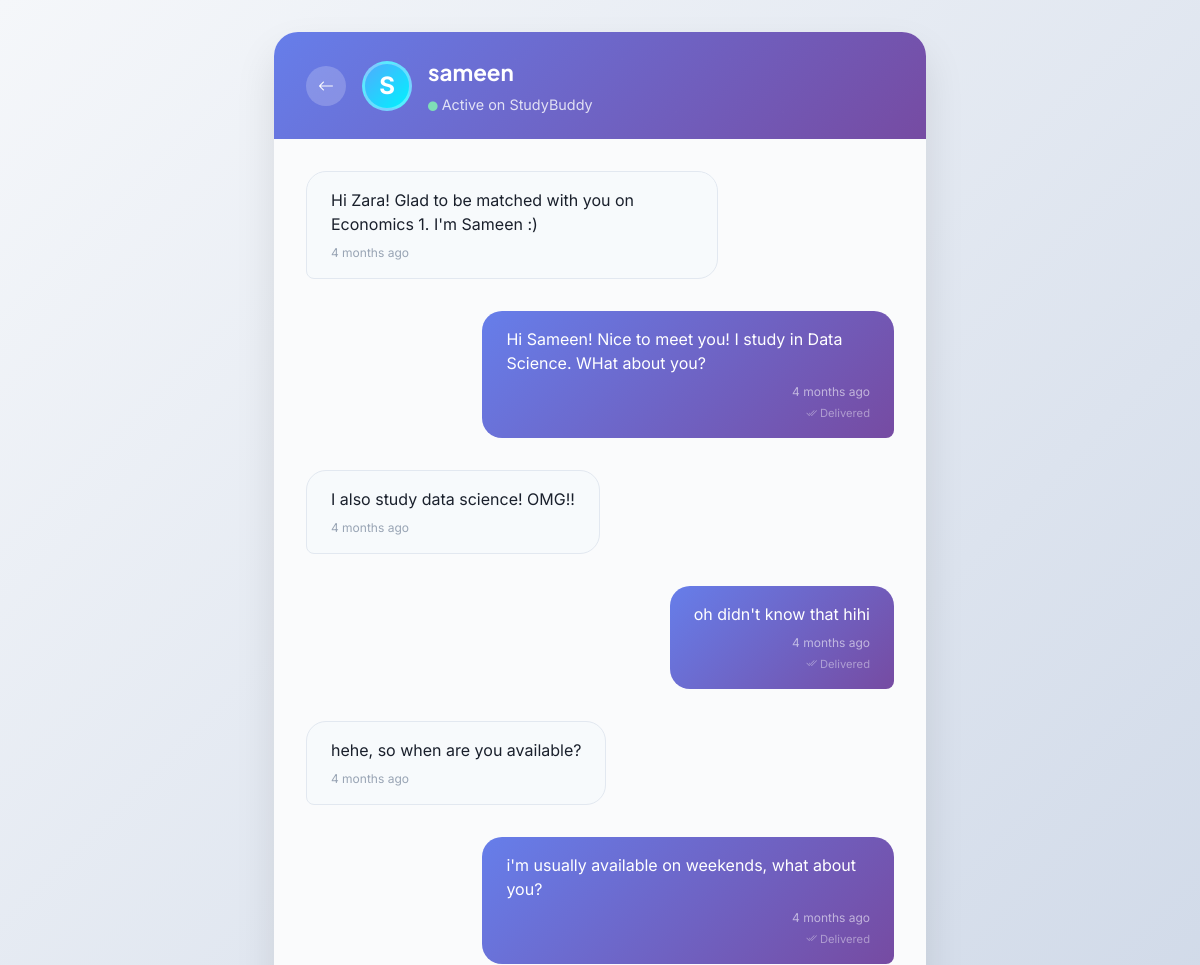
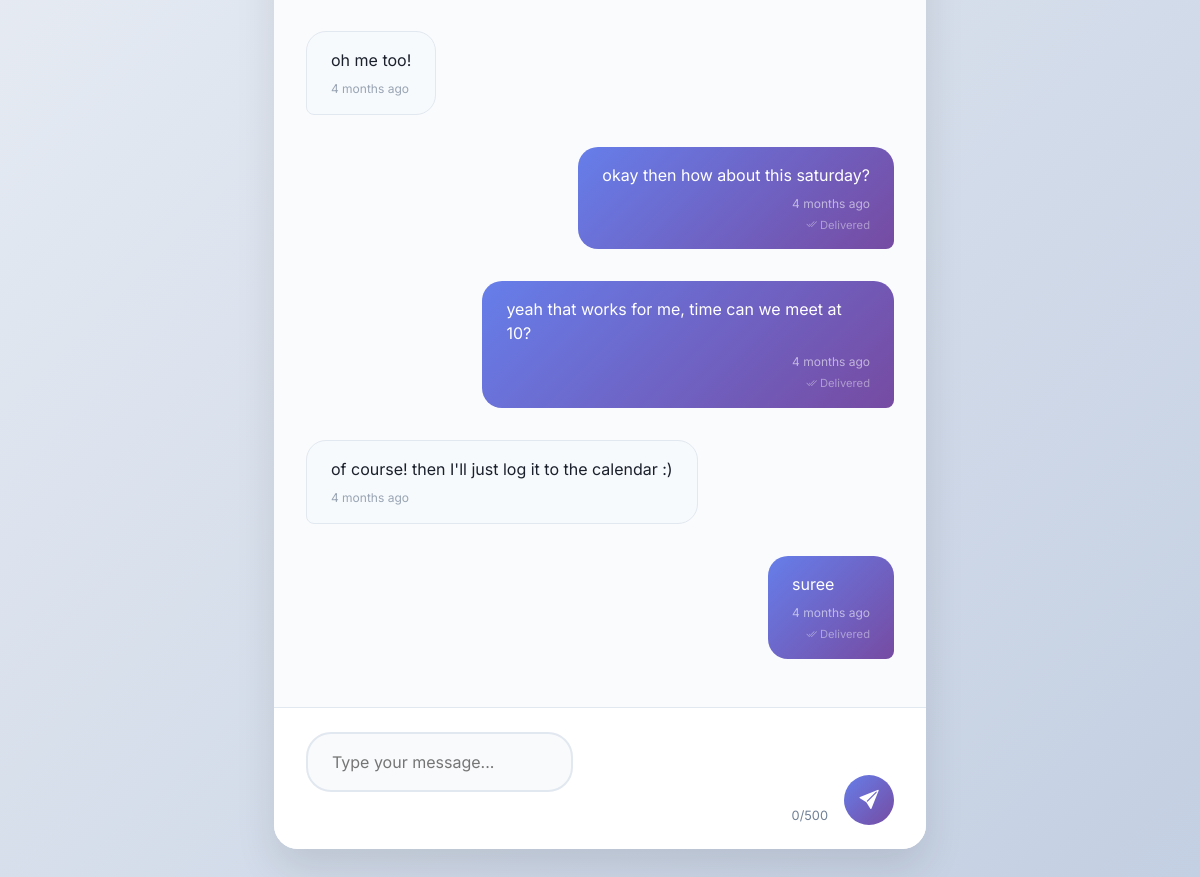
Screenshot of /chat/6/ (signed in) with the database file from the repository (2 pictures, top to bottom).
### studybuddy_app/models.py (models this page shows, shortened)
class Message(models.Model):
    content = models.TextField()
    read = models.BooleanField(default=False)
    receiver = models.ForeignKey(User, related_name='received_messages', on_delete=models.CASCADE)
    sender = models.ForeignKey(User, related_name='sent_messages', on_delete=models.CASCADE)
    created_at = models.DateTimeField(auto_now_add=True)
    updated_at = models.DateTimeField(auto_now=True)
    replied_to = models.ForeignKey('self', null=True, blank=True, on_delete=models.SET_NULL)

### studybuddy_app/views.py (the view, shortened to what this page needs)
# urls.py: path('chat/<int:user_id>/', login_required(views.chat_thread), name='chat_thread'),
@login_required
def chat_thread(request, user_id):
    if user_id == request.user.id:
        messages.error(request, "You cannot chat with yourself.")
        return redirect('studybuddy_app:inbox')
    partner = get_object_or_404(User, id=user_id)
    messages_received = Message.objects.filter(
        Q(sender=request.user, receiver=partner) |
        Q(sender=partner, receiver=request.user)
    ).exclude(sender=request.user, receiver=request.user).order_by('created_at')
    return render(request, 'studybuddy_app/messages/chat_thread.html', {
        'messages_received': messages_received,
        'receiver': partner,
    })

### studybuddy_app/templates/studybuddy_app/messages/chat_thread.html (shortened to what this page needs)
{% load static %}
<!DOCTYPE html>
<html lang="en">
<head>
    <link href="https://cdn.jsdelivr.net/npm/bootstrap@5.3.0/dist/css/bootstrap.min.css" rel="stylesheet">
    <link rel="stylesheet" href="https://cdn.jsdelivr.net/npm/bootstrap-icons@1.10.0/font/bootstrap-icons.css">
    <link rel="stylesheet" href="{% static 'css/chat_thread.css' %}">
</head>
<body>
    <div class="chat-container">
        <div class="chat-header">
            <a href="{% url 'studybuddy_app:inbox' %}" class="back-btn">
                <i class="bi bi-arrow-left"></i>
            </a>
            <div class="user-avatar">
                {{ receiver.username|first|upper }}
            </div>
            <div class="user-info">
                <div class="user-name">{{ receiver.username }}</div>
                <div class="user-status">
                    <i class="bi bi-circle-fill" style="color: #84fab0; font-size: 0.6rem;"></i>
                    Active on StudyBuddy
                </div>
            </div>
        </div>
        <div class="messages-container" id="messagesContainer">
            {% if messages_received %}
                {% for message in messages_received %}
                    <div class="message {% if message.sender == user %}sent{% else %}received{% endif %}">
                        <div class="message-bubble">
                            {{ message.content }}
                            <div class="message-time">{{ message.created_at|timesince }} ago</div>
                            {% if message.sender == user %}
                                <div class="message-status">
                                    <i class="bi bi-check2-all"></i> Delivered
                                </div>
                            {% endif %}
                        </div>
                    </div>
                {% endfor %}
            {% endif %}
        </div>
        <div class="message-input-container">
            <form method="post" class="message-form" id="messageForm">
                <div style="flex: 1;">
                    <textarea
                        name="content"
                        class="message-input"
                        placeholder="Type your message..."
                        rows="1"
                        maxlength="500"
                        required
                        id="messageInput"
                    ></textarea>
                    <div class="char-counter" id="charCounter">0/500</div>
                </div>
                <button type="submit" class="send-btn" id="sendBtn">
                    <i class="bi bi-send-fill"></i>
                </button>
            </form>
        </div>
    </div>
</body>
</html>

### studybuddy_app/static/css/chat_thread.css (style rules this page uses)
:root { --primary-gradient: linear-gradient(135deg, #667eea 0%, #764ba2 100%); --secondary-gradient: linear-gradient(135deg, #f093fb 0%, #f5576c 100%); --accent-gradient: linear-gradient(135deg, #4facfe 0%, #00f2fe 100%); --success-gradient: linear-gradient(135deg, #84fab0 0%, #8fd3f4 100%); --text-primary: #1a202c; --text-secondary: #718096; --message-sent: linear-gradient(135deg, #667eea 0%, #764ba2 100%); --message-received: #f7fafc; }
* { margin: 0; padding: 0; box-sizing: border-box; }
body { font-family: 'Inter', -apple-system, BlinkMacSystemFont, sans-serif; background: linear-gradient(135deg, #f5f7fa 0%, #c3cfe2 100%); min-height: 100vh; display: flex; flex-direction: column; }
.chat-container { max-width: 1000px; margin: 2rem auto; background: white; border-radius: 24px; box-shadow: 0 20px 40px rgba(0, 0, 0, 0.1); overflow: hidden; display: flex; flex-direction: column; height: calc(100vh - 4rem); backdrop-filter: blur(20px); }
.chat-header { background: var(--primary-gradient); color: white; padding: 1.5rem 2rem; display: flex; align-items: center; gap: 1rem; position: relative; overflow: hidden; }
.chat-header::before { content: ''; position: absolute; top: 0; left: 0; right: 0; bottom: 0; opacity: 0.1; }
.back-btn { background: rgba(255, 255, 255, 0.2); border: none; color: white; width: 40px; height: 40px; border-radius: 50%; display: flex; align-items: center; justify-content: center; transition: all 0.3s ease; text-decoration: none; z-index: 2; }
.user-avatar { width: 50px; height: 50px; border-radius: 50%; background: var(--accent-gradient); display: flex; align-items: center; justify-content: center; color: white; font-size: 1.5rem; font-weight: bold; border: 3px solid rgba(255, 255, 255, 0.3); z-index: 2; }
.user-info { z-index: 2; }
.user-name { font-family: 'Plus Jakarta Sans', sans-serif; font-size: 1.4rem; font-weight: 700; margin-bottom: 0.25rem; }
.user-status { opacity: 0.8; font-size: 0.9rem; }
.messages-container { flex: 1; overflow-y: auto; padding: 2rem; background: #fafbfc; display: flex; flex-direction: column; gap: 1rem; }
.message { display: flex; margin-bottom: 1rem; animation: messageSlideIn 0.3s ease-out; }
.message.sent { justify-content: flex-end; }
.message.received { justify-content: flex-start; }
.message-bubble { max-width: 70%; padding: 1rem 1.5rem; border-radius: 20px; position: relative; word-wrap: break-word; line-height: 1.5; }
.message.sent .message-bubble { background: var(--message-sent); color: white; border-bottom-right-radius: 8px; }
.message.received .message-bubble { background: var(--message-received); color: var(--text-primary); border: 1px solid #e2e8f0; border-bottom-left-radius: 8px; }
.message-time { font-size: 0.75rem; opacity: 0.7; margin-top: 0.5rem; display: block; }
.message.sent .message-time { text-align: right; color: rgba(255, 255, 255, 0.8); }
.message.received .message-time { text-align: left; color: var(--text-secondary); }
.message-input-container { padding: 1.5rem 2rem; background: white; border-top: 1px solid #e2e8f0; }
.message-form { display: flex; gap: 1rem; align-items: flex-end; }
.message-input { flex: 1; padding: 1rem 1.5rem; border: 2px solid #e2e8f0; border-radius: 25px; font-size: 1rem; resize: none; min-height: 50px; max-height: 120px; transition: all 0.3s ease; font-family: inherit; background: #f8fafc; }
.send-btn { width: 50px; height: 50px; border-radius: 50%; background: var(--primary-gradient); border: none; color: white; display: flex; align-items: center; justify-content: center; transition: all 0.3s ease; cursor: pointer; font-size: 1.2rem; }
.char-counter { font-size: 0.8rem; color: var(--text-secondary); text-align: right; margin-top: 0.5rem; }
.message-status { font-size: 0.7rem; opacity: 0.6; margin-top: 0.25rem; }
.message.sent .message-status { text-align: right; color: rgba(255, 255, 255, 0.7); }

### rows the page displays
Message: content "Hi Zara! Glad to be matched with you on Economics 1. I'm Sameen :)", created_at "4 months"
Message: content "Hi Sameen! Nice to meet you! I study in Data Science. WHat about you?", created_at "4 months", shows "Delivered"
Message: content "I also study data science! OMG!!", created_at "4 months"
Message: content "oh didn't know that hihi", created_at "4 months", shows "Delivered"
Message: content "hehe, so when are you available?", created_at "4 months"
Message: content "i'm usually available on weekends, what about you?", created_at "4 months", shows "Delivered"
Message: content "oh me too!", created_at "4 months"
Message: content "okay then how about this saturday?", created_at "4 months", shows "Delivered"
Message: content "yeah that works for me, time can we meet at 10?", created_at "4 months", shows "Delivered"
Message: content "of course! then I'll just log it to the calendar :)", created_at "4 months"
Message: content "suree", created_at "4 months", shows "Delivered"

### other values shown
{{ receiver.username|first|upper }} "S"
{{ receiver.username }} "sameen"
